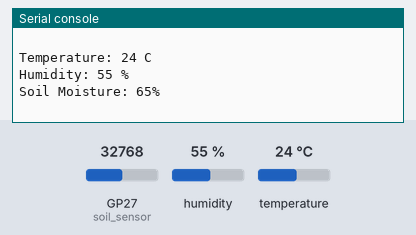
Simulated run of this program. Board: Raspberry Pi Pico running MicroPython. Shown: the last lines printed to the serial console. The inputs (shaded band) are chosen by the test bench; at power-on: GP27 (soil_sensor) = 32768, humidity 55 %, temperature 24 °C (analog values on the 0–65535 scale). WiFi joins after 1.5 s; web requests get an empty 200 reply after 0.4 s.

Above: at 3.2 s.
3.3 s: GP27 (soil_sensor) set to 7864
At 12.71 s:
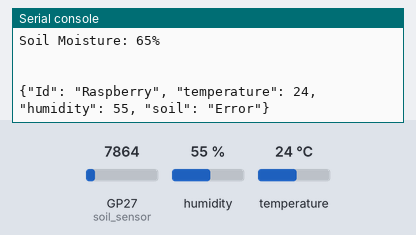
14.3 s: humidity set to 22 %
At 15.4 s:
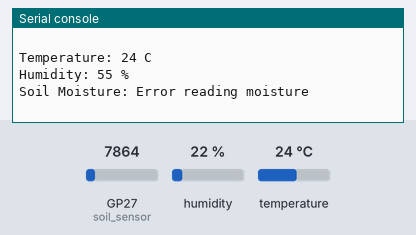
22.1 s: temperature set to 12 °C
At 24.5 s:
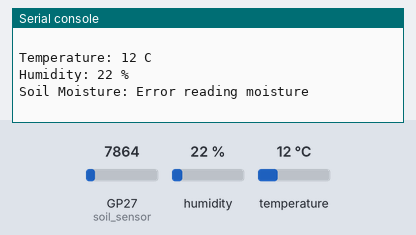
29.9 s: GP27 (soil_sensor) set to 19660
At 33.56 s:
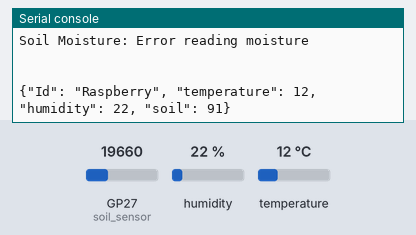
37.7 s: humidity set to 40 %
At 44.6 s:
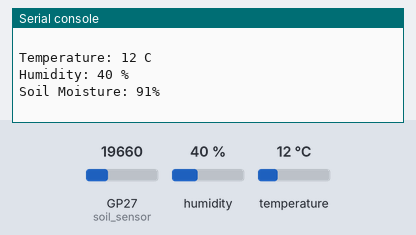
Timing chart, 0 to 46.1 s (numbered marks = the images above; inputs shaded):
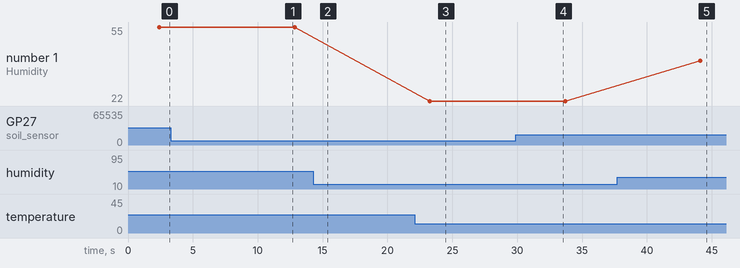

The program:

main.py
```python
import dht
import machine
import urequests
import time
import ujson
from lib.keys import URL

# DH11
temp_sensor = dht.DHT11(machine.Pin(28))  # DHT11 Constructor
# soil sensor
soil_sensor = machine.ADC(27)

min_moisture = 0
max_moisture = 65535


def read_soil():
    try:
        moisture = round((max_moisture - soil_sensor.read_u16()) * 130 / (max_moisture - min_moisture))
        if 0 <= moisture <= 100:
            return moisture  # Return the moisture value directly as an integer
        else:
            return None  # Return None if the value is out of range
    except Exception as error:
        return None  # Return None if an error occurs


def read_DHT():
    temp_sensor.measure()
    temp = temp_sensor.temperature()
    humidity = temp_sensor.humidity()
    return temp, humidity


def send_values(temp, hum, soil):
    print(URL)
    headers = {'content-type': 'application/json'}
    data = {
        "Id": "Raspberry",
        "temperature": temp,
        "humidity": hum,
        "soil": soil if soil is not None else "Error",
    }
    try:
        json_data = ujson.dumps(data)  # Convert dictionary to JSON string
        print(json_data)
        response = urequests.put(URL, data=json_data, headers=headers)
        print(f"HTTP Response Code: {response.status_code}")
        print("Data sent to the server")
        print(response.text)  # Print the response from the server
        response.close()  # Close the connection to the server
    except Exception as e:
        print("Error in sending request: ", e)


def print_values(temp, hum, moisture):
    print("Temperature:", temp, "C")
    print("Humidity:", hum, "%")
    if moisture is not None:
        print(f"Soil Moisture: {moisture}%")
    else:
        print("Soil Moisture: Error reading moisture")
    print("")


while True:
    try:
        temp, hum = read_DHT()
        soil = read_soil()
        send_values(temp, hum, soil)
        print_values(temp, hum, soil)
        time.sleep(10)
    except Exception as e:
        print("Error: ", e)
        time.sleep(10)
```

keys.py
```python
# Wireless network
WIFI_SSID = ''
WIFI_PASS = ''
URL = ''
```

wifiConnection.py
```python
import keys
import network
from time import sleep


def connect():
    wlan = network.WLAN(network.STA_IF)         # Put modem on Station mode
    if not wlan.isconnected():                  # Check if already connected
        print('connecting to network...')
        wlan.active(True)  # Activate network interface
        # set power mode to get WiFi power-saving off (if needed)
        wlan.config(pm=0xa11140)
        wlan.connect(keys.WIFI_SSID, keys.WIFI_PASS)  # Your WiFi Credential
        print('Waiting for connection...', end='')
        # Check if it is connected otherwise wait
        while not wlan.isconnected() and wlan.status() >= 0:
            print('.', end='')
            sleep(1)
    # Print the IP assigned by router
    ip = wlan.ifconfig()[0]
    print('\nConnected on {}'.format(ip))
    return ip


def disconnect():
    wlan = network.WLAN(network.STA_IF)         # Put modem on Station mode
    wlan.disconnect()
    wlan = None
```

boot.py
```python
import wifiConnection


# def http_get(url='http://detectportal.firefox.com/'):
#     import socket                           # Used by HTML get request
#     import time                             # Used for delay
#     _, _, host, path = url.split('/', 3)    # Separate URL request
#     addr = socket.getaddrinfo(host, 80)[0][-1]  # Get IP address of host
#     s = socket.socket()                     # Initialise the socket
#     s.connect(addr)                         # Try connecting to host address
#     # Send HTTP request to the host with specific path
#     s.send(bytes('GET /%s HTTP/1.0\r\nHost: %s\r\n\r\n' % (path, host), 'utf8'))
#     time.sleep(1)                           # Sleep for a second
#     rec_bytes = s.recv(10000)               # Receve response
#     print(rec_bytes)                        # Print the response
#     s.close()                               # Close connection


# WiFi Connection
try:
    ip = wifiConnection.connect()
    print("WiFi connected")
except KeyboardInterrupt:
    print("Keyboard interrupt")
    wifiConnection.disconnect()
except Exception as error:
    print("Exception occurred", error)
    wifiConnection.disconnect()
```

Measured:
- after the input at 3.3 s, the serial console: prints a new line after 9.2 s (image 1)
- after the input at 22.1 s, the serial console: prints a new line after 0.78 s (image 3)
- after the input at 29.9 s, the serial console: prints a new line after 3.4 s (image 4)
- after the input at 37.7 s, the serial console: prints a new line after 6.0 s (image 5)
- plotted number 1: 22 → 40 after the input at 37.7 s
